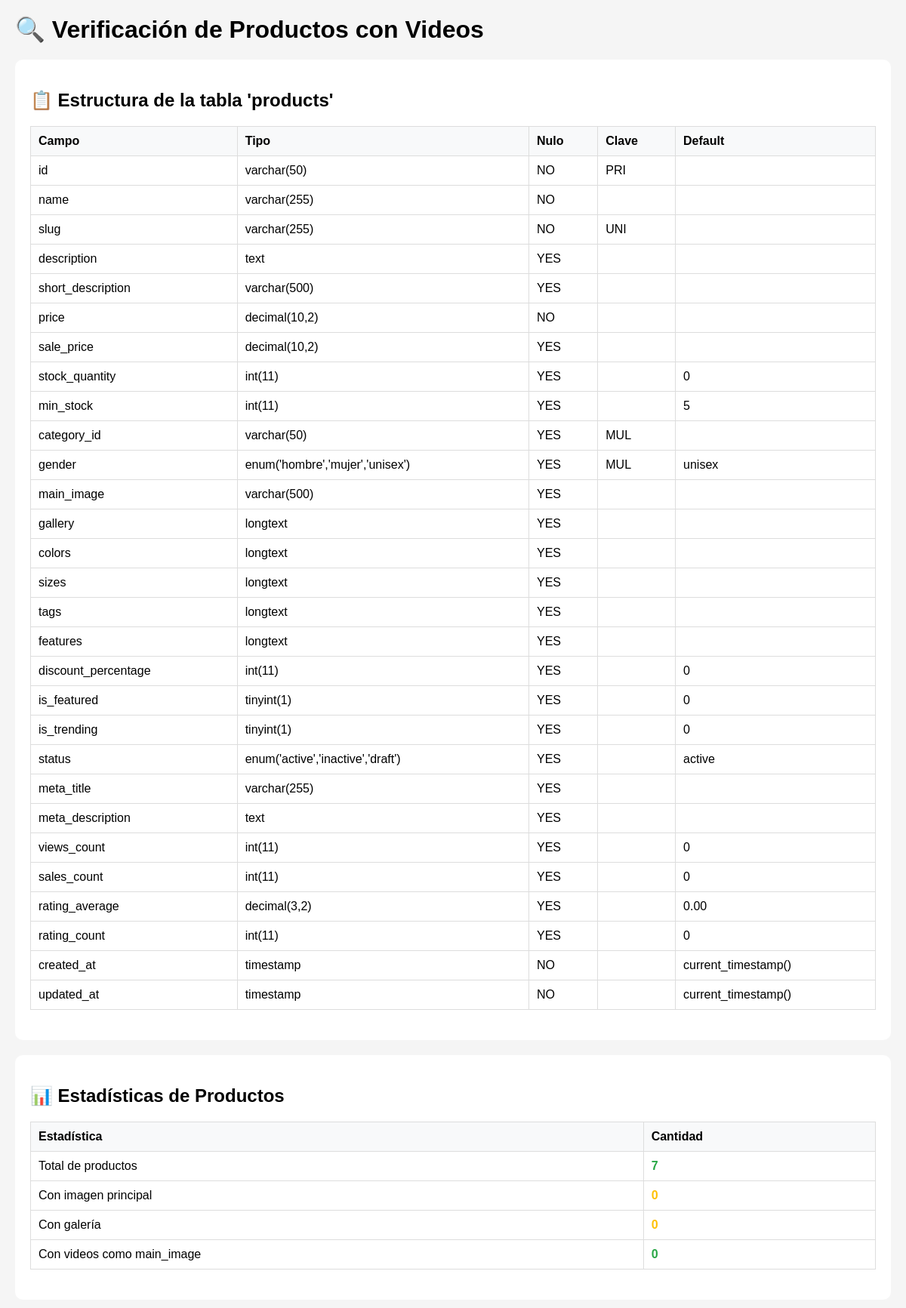
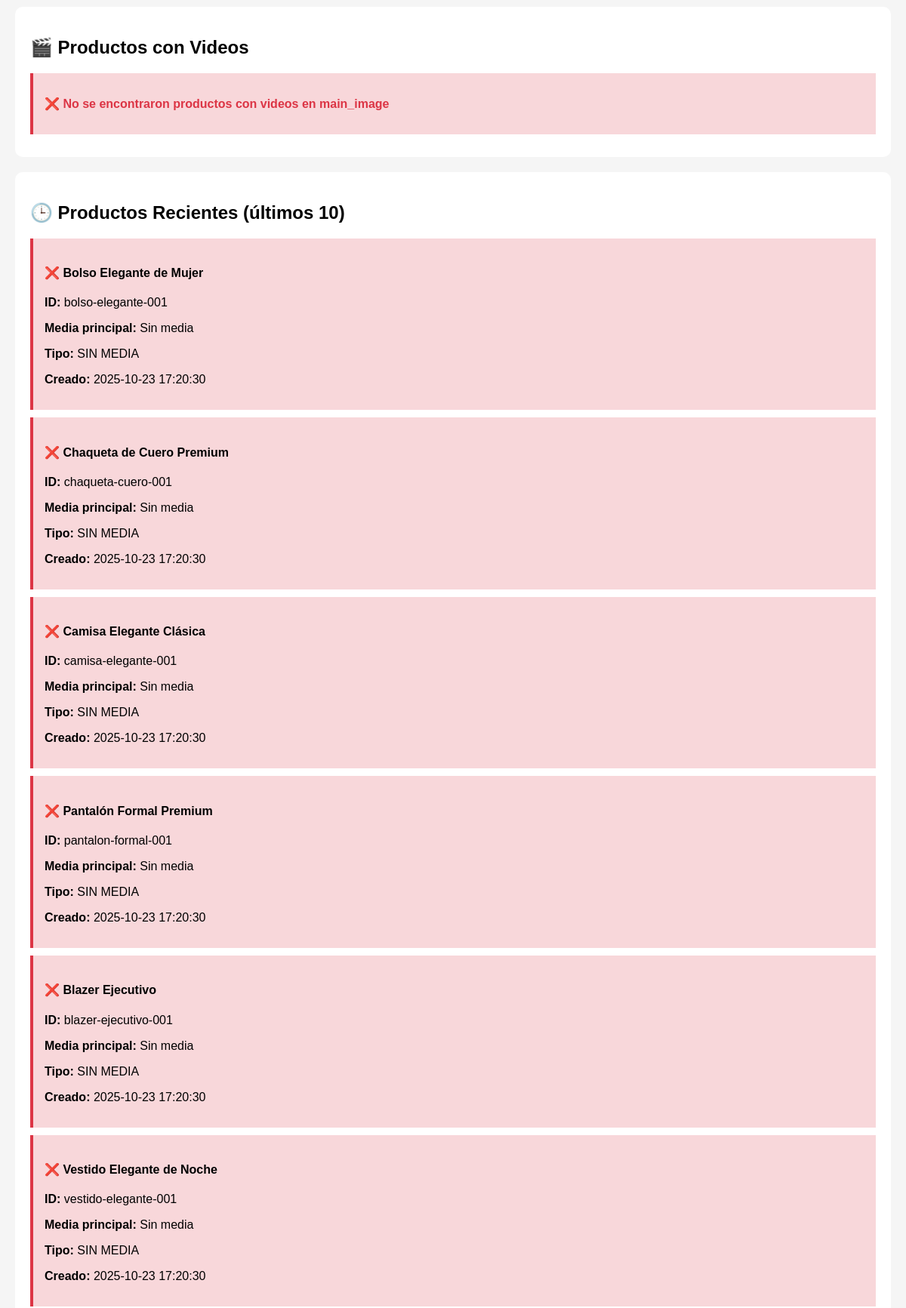
Screenshot of /Musa/verificar-productos-videos.php (upper part) with the database file from the repository (2 pictures, top to bottom).
### tables this page shows
CREATE TABLE IF NOT EXISTS `products` (
    `id` varchar(50) NOT NULL,
    `name` varchar(255) NOT NULL,
    `slug` varchar(255) NOT NULL,
    `description` text DEFAULT NULL,
    `short_description` varchar(500) DEFAULT NULL,
    `price` decimal(10,2) NOT NULL,
    `sale_price` decimal(10,2) DEFAULT NULL,
    `stock_quantity` int(11) DEFAULT 0,
    `min_stock` int(11) DEFAULT 5,
    `category_id` varchar(50) DEFAULT NULL,
    `gender` enum('hombre','mujer','unisex') DEFAULT 'unisex',
    `main_image` varchar(500) DEFAULT NULL,
    `gallery` longtext DEFAULT NULL CHECK (json_valid(`gallery`)),
    `colors` longtext DEFAULT NULL CHECK (json_valid(`colors`)),
    `sizes` longtext DEFAULT NULL CHECK (json_valid(`sizes`)),
    `tags` longtext DEFAULT NULL CHECK (json_valid(`tags`)),
    `features` longtext DEFAULT NULL CHECK (json_valid(`features`)),
    `discount_percentage` int(11) DEFAULT 0,
    `is_featured` tinyint(1) DEFAULT 0,
    `is_trending` tinyint(1) DEFAULT 0,
    `status` enum('active','inactive','draft') DEFAULT 'active',
    `meta_title` varchar(255) DEFAULT NULL,
    `meta_description` text DEFAULT NULL,
    `views_count` int(11) DEFAULT 0,
    `sales_count` int(11) DEFAULT 0,
    `rating_average` decimal(3,2) DEFAULT 0.00,
    `rating_count` int(11) DEFAULT 0,
    `created_at` timestamp NOT NULL DEFAULT current_timestamp(),
    `updated_at` timestamp NOT NULL DEFAULT current_timestamp() ON UPDATE current_timestamp(),
    PRIMARY KEY (`id`),
    UNIQUE KEY `slug` (`slug`),
    KEY `category_id` (`category_id`),
    CONSTRAINT `products_category_fk` FOREIGN KEY (`category_id`) REFERENCES `categories` (`id`) ON DELETE SET NULL ON UPDATE CASCADE
);

### Musa/verificar-productos-videos.php (the view, shortened to what this page needs)
<?php
$host = 'localhost';
$dbname = 'janithal_musa_moda';
$username = 'root';
$password = '';
try {
    $db = new PDO("mysql:host=$host;dbname=$dbname;charset=utf8mb4", $username, $password, [
        PDO::ATTR_ERRMODE => PDO::ERRMODE_EXCEPTION,
        PDO::ATTR_DEFAULT_FETCH_MODE => PDO::FETCH_ASSOC
    ]);
    echo "<h1>🔍 Verificación de Productos con Videos</h1>";
    echo "<div class='container'>";
    echo "<h2>📋 Estructura de la tabla 'products'</h2>";
    $columns = $db->query("DESCRIBE products")->fetchAll();
    echo "<table>";
    echo "<tr><th>Campo</th><th>Tipo</th><th>Nulo</th><th>Clave</th><th>Default</th></tr>";
    foreach ($columns as $col) {
        echo "<tr>";
        echo "<td>{$col['Field']}</td>";
        echo "<td>{$col['Type']}</td>";
        echo "<td>{$col['Null']}</td>";
        echo "<td>{$col['Key']}</td>";
        echo "<td>{$col['Default']}</td>";
        echo "</tr>";
    }
    echo "</table>";
    echo "</div>";
    echo "<div class='container'>";
    echo "<h2>📊 Estadísticas de Productos</h2>";
    $total = $db->query("SELECT COUNT(*) FROM products")->fetchColumn();
    $withMainImage = $db->query("SELECT COUNT(*) FROM products WHERE main_image IS NOT NULL AND main_image != ''")->fetchColumn();
    $withGallery = $db->query("SELECT COUNT(*) FROM products WHERE gallery IS NOT NULL AND gallery != '' AND gallery != '[]'")->fetchColumn();
    $withVideos = $db->query("SELECT COUNT(*) FROM products WHERE main_image LIKE '%.mp4' OR main_image LIKE '%.mov' OR main_image LIKE '%.avi' OR main_image LIKE '%.webm'")->fetchColumn();
    echo "<table>";
    echo "<tr><th>Estadística</th><th>Cantidad</th></tr>";
    echo "<tr><td>Total de productos</td><td class='success'>$total</td></tr>";
    echo "<tr><td>Con imagen principal</td><td class='warning'>$withMainImage</td></tr>";
    echo "<tr><td>Con galería</td><td class='warning'>$withGallery</td></tr>";
    echo "<tr><td>Con videos como main_image</td><td class='success'>$withVideos</td></tr>";
    echo "</table>";
    echo "</div>";
    echo "<div class='container'>";
    echo "<h2>🎬 Productos con Videos</h2>";
    $videoProducts = $db->query("
        SELECT id, name, main_image, gallery, created_at
        FROM products
        WHERE main_image LIKE '%.mp4' OR main_image LIKE '%.mov' OR main_image LIKE '%.avi' OR main_image LIKE '%.webm'
        ORDER BY created_at DESC
    ")->fetchAll();
    if (count($videoProducts) > 0) {
        echo "<p class='success'>✅ Encontrados " . count($videoProducts) . " productos con videos</p>";
        foreach ($videoProducts as $product) {
            echo "<div class='video-product'>";
            echo "<h4>🎬 {$product['name']}</h4>";
            echo "<p><strong>ID:</strong> {$product['id']}</p>";
            echo "<p><strong>Video:</strong> {$product['main_image']}</p>";
            echo "<p><strong>Galería:</strong> " . ($product['gallery'] ? $product['gallery'] : 'Sin galería') . "</p>";
            echo "<p><strong>Creado:</strong> {$product['created_at']}</p>";
            $videoPath = __DIR__ . '/' . $product['main_image'];
            if (file_exists($videoPath)) {
                echo "<p class='success'>✅ Archivo de video existe en el servidor</p>";
                echo "<p><strong>Tamaño:</strong> " . formatBytes(filesize($videoPath)) . "</p>";
                echo "<video class='media-preview' controls>";
                echo "<source src='{$product['main_image']}' type='video/mp4'>";
                echo "Tu navegador no soporta videos.";
                echo "</video>";
            } else {
                echo "<p class='danger'>❌ Archivo de video NO existe en el servidor</p>";
                echo "<p><strong>Ruta buscada:</strong> $videoPath</p>";
            }
            echo "</div>";
        }
    } else {
        echo "<div class='no-media'>";
        echo "<p class='danger'>❌ No se encontraron productos con videos en main_image</p>";
        echo "</div>";
    }
    echo "</div>";
    echo "<div class='container'>";
    echo "<h2>🕒 Productos Recientes (últimos 10)</h2>";
    $recentProducts = $db->query("
        SELECT id, name, main_image, gallery, created_at
        FROM products
        ORDER BY created_at DESC
        LIMIT 10
    ")->fetchAll();
    foreach ($recentProducts as $product) {
        $isVideo = preg_match('/\.(mp4|mov|avi|webm)$/i', $product['main_image']);
        $cssClass = $isVideo ? 'video-product' : ($product['main_image'] ? 'image-product' : 'no-media');
        $icon = $isVideo ? '🎬' : ($product['main_image'] ? '🖼️' : '❌');
        echo "<div class='$cssClass'>";
        echo "<h4>$icon {$product['name']}</h4>";
        echo "<p><strong>ID:</strong> {$product['id']}</p>";
        echo "<p><strong>Media principal:</strong> " . ($product['main_image'] ?: 'Sin media') . "</p>";
        echo "<p><strong>Tipo:</strong> " . ($isVideo ? 'VIDEO' : ($product['main_image'] ? 'IMAGEN' : 'SIN MEDIA')) . "</p>";
        echo "<p><strong>Creado:</strong> {$product['created_at']}</p>";
        echo "</div>";
    }
    echo "</div>";
} catch (Exception $e) {
    echo "<div class='container'>";
    echo "<h2 class='danger'>❌ Error de Conexión</h2>";
    echo "<p>Error: " . $e->getMessage() . "</p>";
    echo "<p><strong>Verificar:</strong></p>";
    echo "<ul>";
    echo "<li>XAMPP esté ejecutándose</li>";
    echo "<li>MySQL esté activo</li>";
    echo "<li>La base de datos 'janithal_musa_moda' exista</li>";
    echo "</ul>";
    echo "</div>";
}
?>

### Musa/verificar-productos-videos.php (style rules this page uses)
.container { background: white; padding: 20px; border-radius: 10px; margin: 20px 0; }
.no-media { background: #f8d7da; border-left: 4px solid #dc3545; padding: 15px; margin: 10px 0; }
.success { color: #28a745; font-weight: bold; }
.warning { color: #ffc107; font-weight: bold; }
.danger { color: #dc3545; font-weight: bold; }
table { width: 100%; border-collapse: collapse; margin: 20px 0; }
th, td { padding: 10px; border: 1px solid #ddd; text-align: left; }
th { background: #f8f9fa; }

### rows the page displays
products: main_image "❌", name "Bolso Elegante de Mujer", id "bolso-elegante-001", main_image "Sin media", shows "SIN MEDIA", created_at "2025-10-23 17:20:30"
products: main_image "❌", name "Chaqueta de Cuero Premium", id "chaqueta-cuero-001", main_image "Sin media", shows "SIN MEDIA", created_at "2025-10-23 17:20:30"
products: main_image "❌", name "Camisa Elegante Clásica", id "camisa-elegante-001", main_image "Sin media", shows "SIN MEDIA", created_at "2025-10-23 17:20:30"
products: main_image "❌", name "Pantalón Formal Premium", id "pantalon-formal-001", main_image "Sin media", shows "SIN MEDIA", created_at "2025-10-23 17:20:30"
products: main_image "❌", name "Blazer Ejecutivo", id "blazer-ejecutivo-001", main_image "Sin media", shows "SIN MEDIA", created_at "2025-10-23 17:20:30"
products: main_image "❌", name "Vestido Elegante de Noche", id "vestido-elegante-001", main_image "Sin media", shows "SIN MEDIA", created_at "2025-10-23 17:20:30"

### other values shown
$col['Field'] "id"
$col['Type'] "varchar(50)"
$col['Null'] "NO"
$col['Key'] "PRI"
$col['Field'] "name"
$col['Type'] "varchar(255)"
$col['Field'] "slug"
$col['Key'] "UNI"
$col['Field'] "description"
$col['Type'] "text"
$col['Null'] "YES"
$col['Field'] "short_description"
$col['Type'] "varchar(500)"
$col['Field'] "price"
$col['Type'] "decimal(10,2)"
